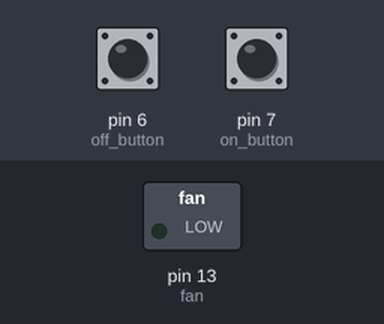
The sketch below on a simulated Arduino Uno, built with avr-gcc and run on an emulated ATmega328P. Parts: switched loads named in the sketch (green lamp = pin HIGH). The test bench sets the inputs (shaded band); at power-on: pin 7 (on_button) HIGH, pin 6 (off_button) HIGH.

Above: at 1.2 s.
1.3 s: pin 7 (on_button) pulled LOW for 0.15 s
At 2.4 s:
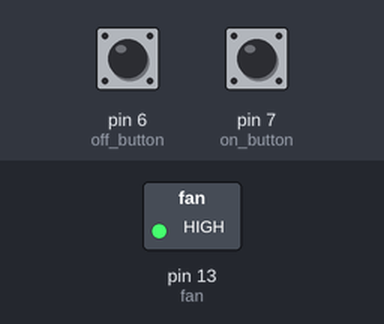
2.9 s: pin 6 (off_button) pulled LOW for 0.15 s
At 8.7 s:
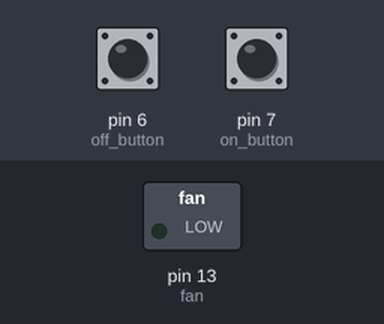
Timing chart, 0 to 10.2 s (numbered marks = the images above; inputs shaded):
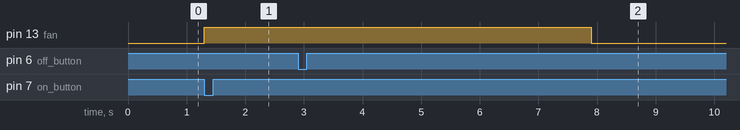

Measured:
- after the input at 1.3 s, pin 13 (fan): LOW → HIGH at once
- after the input at 2.9 s, pin 13 (fan): HIGH → LOW after 5.0 s

The sketch:

Q4.ino
```cpp
// Created by Jack Wilson 5/13/2020 for EE 352 homework 2, question 4
// The goal of this sketch is to start/stop a fan using two buttons.

void setup() {
  pinMode(7, INPUT_PULLUP); // on button
  pinMode(6, INPUT_PULLUP); // off button
  pinMode(13, OUTPUT);      // fan (LED for testing)
}

void loop() {
  if (digitalRead(7) == LOW) {
    digitalWrite(13, HIGH);
  } else if (digitalRead(6) == LOW && digitalRead(13) == HIGH) {
    delay(5000);
    digitalWrite(13, LOW);
  }
}
```
